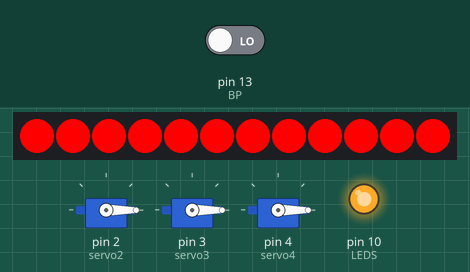
Bench run of a sketch on a simulated Arduino Uno, built with avr-gcc and run on an emulated ATmega328P. On the bench: 12 RGB LEDs in strip order, left to right, 3 × servo, output pins drawn as LEDs (lit = HIGH). Dashed ring = blinking. Inputs (shaded band) come from the test bench; at power-on: pin 13 (BP) LOW.

Above: at 1.2 s.
1.3 s: pin 13 (BP) driven HIGH
At 2.2 s:
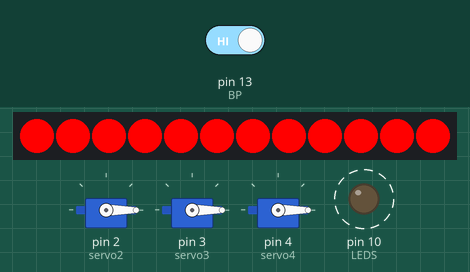
4.3 s: pin 13 (BP) driven LOW
At 6.3 s:
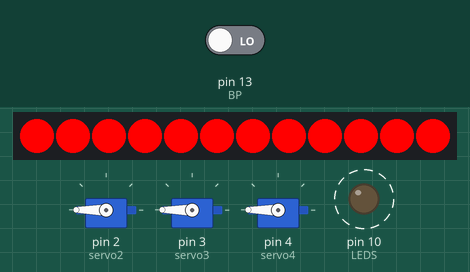
7.3 s: pin 13 (BP) driven HIGH
At 8.7 s:
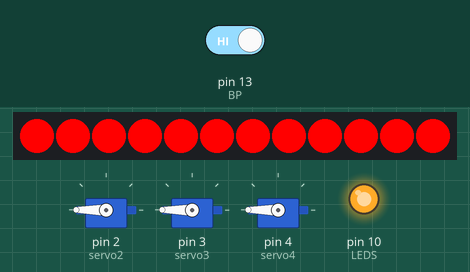
Timing chart, 0 to 16.3 s (numbered marks = the images above; inputs shaded):
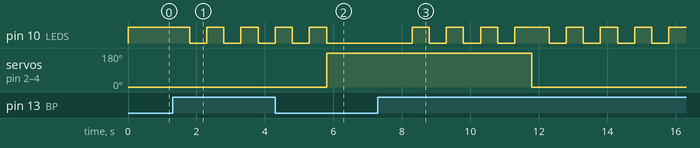

The sketch:

Casque.ino
```cpp
#include <Servo.h>
#include <Adafruit_NeoPixel.h>

#define LED_PIN    6
#define LED_COUNT 12

//declare constants, variables and objects
const int LEDS = 10 ; // 6 LEDS en séries
const int BP = 13 ; // Pin pour le bouton poussoir
int BP_state = LOW ; //Capture de l'état du BP
const int Servo_open = 180 ; // Ouvrir casque
const int Servo_close = 0 ; // Fermer casque
int Read_Bp = 0 ; //Lecture de l'état du BP
Servo servo2 ; // servo sur pin 2
Servo servo3 ; // servo sur pin 3
Servo servo4 ; // servo sur pin 4

Adafruit_NeoPixel strip(LED_COUNT, LED_PIN, NEO_GRB + NEO_KHZ800);

void setup() {
  // put your setup code here, to run once:
  //Allumage des leds
  pinMode(LEDS, OUTPUT) ; //Pin13 en sortie
  pinMode(BP,INPUT) ; //Config en entrée du bouton poussoir

  strip.begin();

  //Mets toutes les leds de l'anneau à rouge)
  for (int pix=0 ; pix<12 ; pix++)
  {
    strip.setPixelColor(pix, 255,0,0);
  }
    strip.show();

  //Attribution des pin pour les servos
  servo2.attach(2,1000,3000) ;
  servo3.attach(3,1000,3000) ;
  servo4.attach(4,1000,3000) ;

  //fermeture du casque
  servo2.write(Servo_close) ;
  servo3.write(Servo_close) ;
  servo4.write(Servo_close) ;
}

void OpenCasque()
{
  delay(500) ;
  for (int i = 0; i < 4 ; i++)
  {
    digitalWrite(LEDS,LOW) ;
    delay(500) ;
    digitalWrite(LEDS,HIGH) ;
    delay(500) ;
  }

  digitalWrite(LEDS,LOW) ;
  servo2.write(Servo_open) ;
  servo3.write(Servo_open) ;
  servo4.write(Servo_open) ;
  do
  {
     Read_Bp = digitalRead(BP) ; //Lecture du BP
  }while (Read_Bp == LOW) ;

  CloseCasque();

  }


  void CloseCasque()
{
  delay(500) ;
  for (int i = 0; i < 4 ; i++)
  {
    digitalWrite(LEDS,LOW) ;
    delay(500) ;
    digitalWrite(LEDS,HIGH) ;
    delay(500) ;
  }

  digitalWrite(LEDS,HIGH) ;
  servo2.write(Servo_close) ;
  servo3.write(Servo_close) ;
  servo4.write(Servo_close) ;
  do
  {
     Read_Bp = digitalRead(BP) ; //Lecture du BP
  }while (Read_Bp == LOW) ;

  OpenCasque();

  }

void loop() {
  // Allumage permanent des leds
  digitalWrite(LEDS,HIGH) ;
  Read_Bp = digitalRead(BP) ; //Lecture du BP
  if (Read_Bp == HIGH)
  {
    OpenCasque() ;
  }

}
```

Measured:
- after the input at 1.3 s, pin 10 (LEDS): alternates HIGH for 0.50 s and LOW for 0.50 s, starting after 0.50 s
- after the input at 4.3 s, pin 10 (LEDS): goes on until 5.8 s, then stays LOW
- after the input at 7.3 s, pin 10 (LEDS): goes 3 × (HIGH 0.50 s, LOW 0.50 s), HIGH 1.0 s, 3 × (LOW 0.50 s, HIGH 0.50 s), LOW 0.50 s, then HIGH, starting after 1.0 s; servo on pin 2 (servo2), servo on pin 3 (servo3), servo on pin 4 (servo4): 180° → 0° after 4.5 s
